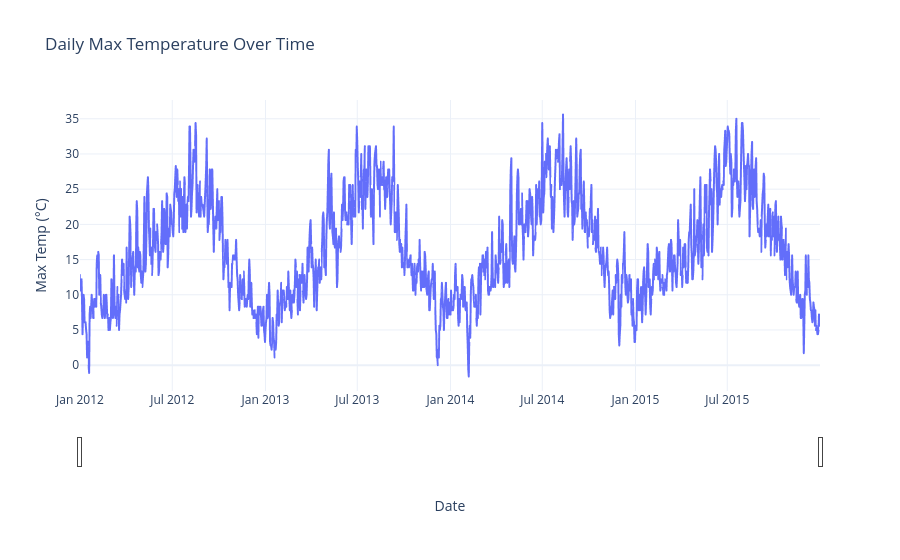

The notebook cell this image was saved under:
### Markdown cell above
## 3. Plotly

### Code cell
# Create the interactive line plot
fig = px.line(df_weather, 
              x='date', 
              y='temp_max', 
              title='Daily Max Temperature Over Time',
              labels={'temp_max': 'Max Temp (°C)', 'date': 'Date'},
              template='plotly_white')

# Add a range slider at the bottom for easy navigation
fig.update_xaxes(rangeslider_visible=True)

fig.show()

### Figure 1 — Plotly figure (JSON) as saved in the notebook; plotly's stock layout.template omitted (floating-point values rounded to 4 significant figures; data arrays with more than 128 entries replaced by an {"elided": "..."} marker saying what was removed)
{"data": [{"hovertemplate": "Date=%{x}<br>Max Temp (°C)=%{y}<extra></extra>", "legendgroup": "", "line": {"color": "#636efa", "dash": "solid"}, "marker": {"symbol": "circle"}, "mode": "lines", "name": "", "showlegend": false, "type": "scattergl", "x": {"elided": "1461 str values"}, "xaxis": "x", "y": {"elided": "1461 float values"}, "yaxis": "y"}], "layout": {"legend": {"tracegroupgap": 0}, "title": {"text": "Daily Max Temperature Over Time"}, "xaxis": {"anchor": "y", "domain": [0, 1], "rangeslider": {"visible": true}, "title": {"text": "Date"}}, "yaxis": {"anchor": "x", "domain": [0, 1], "title": {"text": "Max Temp (°C)"}}}}
